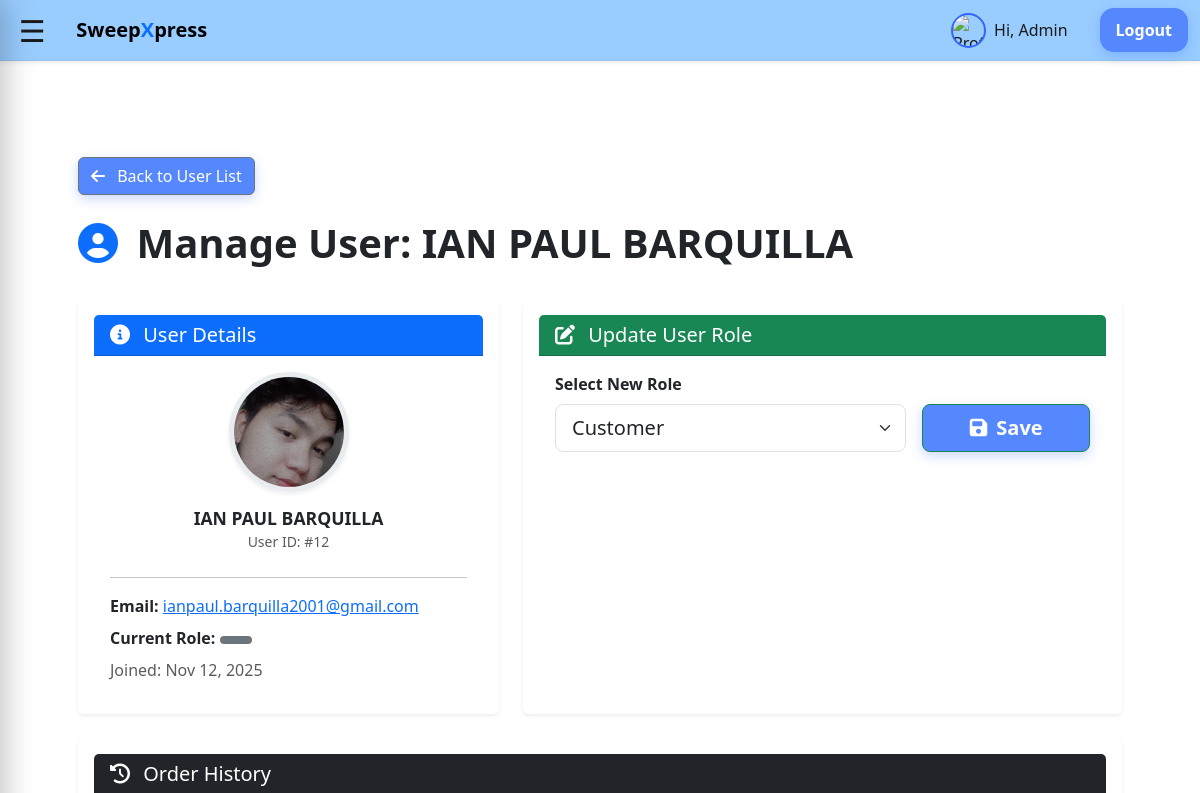
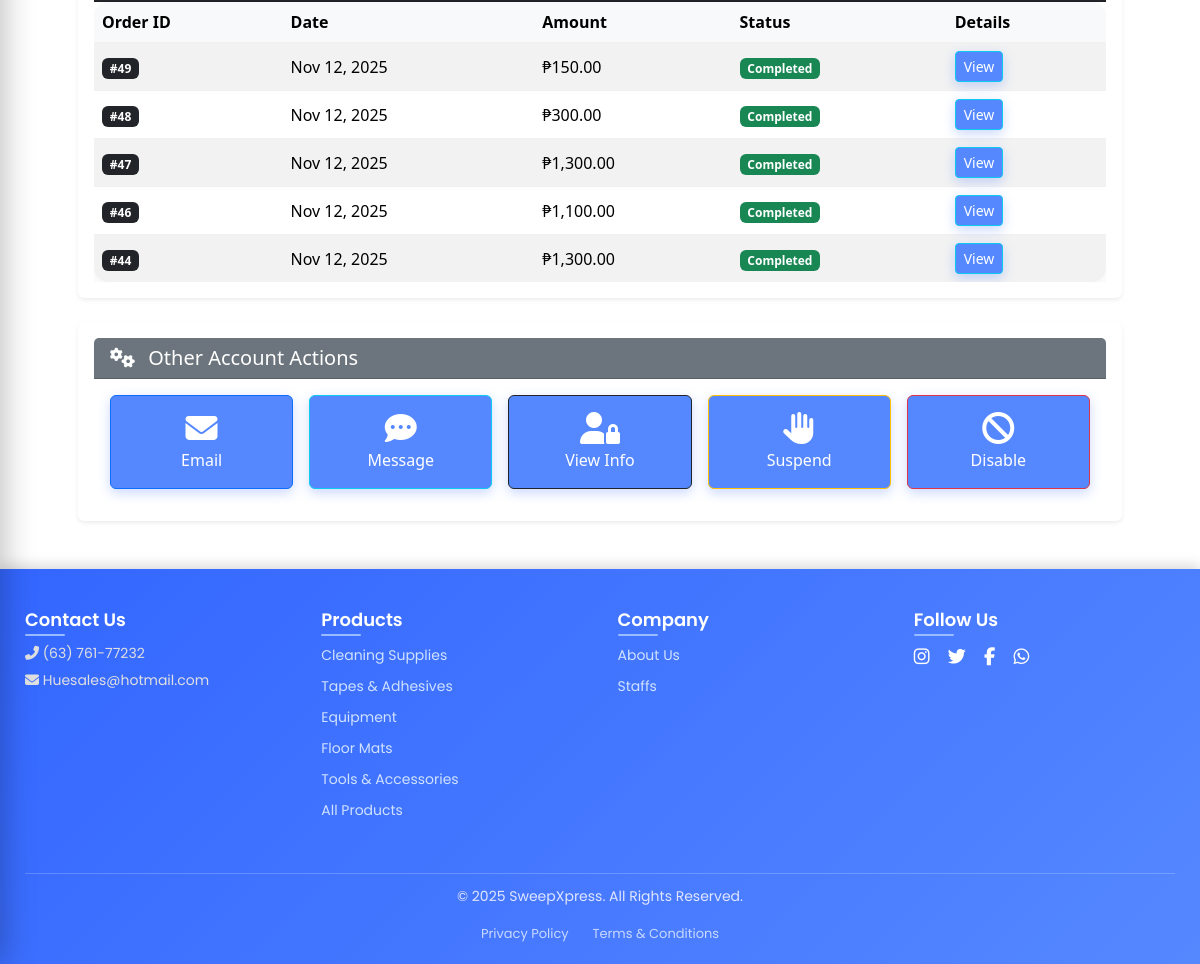
The page /admin/user_actions.php?id=12 (signed in) on the database its author committed (2 pictures, top to bottom).
### tables this page shows
CREATE TABLE `users` (
  `id` int(11) NOT NULL,
  `google_id` varchar(255) DEFAULT NULL,
  `name` varchar(120) NOT NULL,
  `username` varchar(50) NOT NULL,
  `email` varchar(190) NOT NULL,
  `password_hash` varchar(255) NOT NULL,
  `profile_image` varchar(255) DEFAULT NULL,
  `role` enum('customer','admin','business') NOT NULL DEFAULT 'customer',
  `created_at` timestamp NOT NULL DEFAULT current_timestamp(),
  `phone` varchar(20) DEFAULT NULL,
  `dark_mode` tinyint(1) DEFAULT 0,
  `birth_date` date DEFAULT NULL,
  `street_address` varchar(255) DEFAULT NULL,
  `city` varchar(100) DEFAULT NULL,
  `zip_code` varchar(20) DEFAULT NULL,
  `phone_number` varchar(20) DEFAULT NULL,
  `gender` varchar(10) DEFAULT NULL
);

CREATE TABLE `orders` (
  `id` int(11) NOT NULL,
  `user_id` int(11) DEFAULT NULL,
  `total` decimal(10,2) NOT NULL DEFAULT 0.00,
  `address` varchar(255) DEFAULT NULL,
  `status` enum('pending','preparing','delivered','completed','cancellation_requested','cancelled') NOT NULL DEFAULT 'pending',
  `created_at` timestamp NOT NULL DEFAULT current_timestamp(),
  `payment_method` varchar(50) NOT NULL DEFAULT 'COD',
  `payment_status` varchar(50) NOT NULL DEFAULT 'pending',
  `customer_name` varchar(120) DEFAULT NULL,
  `notes` text DEFAULT NULL,
  `cancellation_reason` text DEFAULT NULL,
  `admin_note` text DEFAULT NULL,
  `po_number` varchar(50) DEFAULT NULL,
  `payment_terms` varchar(100) DEFAULT NULL,
  `order_type` varchar(10) NOT NULL DEFAULT 'B2C'
);

### admin/user_actions.php (the view, shortened to what this page needs)
<?php
require_once __DIR__ . '/../includes/header.php';
$userId = $_GET['id'] ?? null;
try {
    $stmt = $pdo->prepare("
        SELECT id, name, email, role, created_at, profile_image
        FROM users
        WHERE id = ?
    ");
    $stmt->execute([$userId]);
    $user = $stmt->fetch(PDO::FETCH_ASSOC);
    $orders = $pdo->prepare("
        SELECT id, status, total, created_at
        FROM orders
        WHERE user_id = ?
        ORDER BY created_at DESC
    ");
    $orders->execute([$userId]);
    $orderHistory = $orders->fetchAll(PDO::FETCH_ASSOC);
} catch (PDOException $e) {
    die("<div class='container p-5'><div class='alert alert-danger'>Database error: " . htmlspecialchars($e->getMessage()) . "</div></div>");
}
function get_gravatar_url($email, $s = 150, $d = 'identicon', $r = 'g') {
    $hash = md5(strtolower(trim($email)));
    return "https://www.gravatar.com/avatar/$hash?s=$s&d=$d&r=$r";
}
function get_role_badge_class_actions($role) {
    return match($role) {
        'admin' => 'bg-danger',
        'customer' => 'bg-primary',
        'business' => 'bg-success',
        default => 'bg-secondary'
    };
}
function get_status_badge_class($status) {
    $status = strtolower($status);
    return match($status) {
        'delivered', 'completed' => 'bg-success text-white',
        'preparing', 'shipped' => 'bg-info text-white',
        'pending' => 'bg-warning text-dark',
        'cancelled' => 'bg-danger text-white',
        default => 'bg-secondary text-white'
    };
}
$uploadedImagePath = $user['profile_image'] ?? null;
$gravatarUrl = get_gravatar_url($user['email'], 120);
$displayImagePath = htmlspecialchars($uploadedImagePath ?: $gravatarUrl);
?>
<link href="https://cdn.jsdelivr.net/npm/bootstrap@5.3.3/dist/css/bootstrap.min.css" rel="stylesheet">
<link rel="stylesheet" href="https://cdnjs.cloudflare.com/ajax/libs/font-awesome/6.5.2/css/all.min.css">
<div class="container p-4 p-lg-5">
    <a href="customer_management.php" class="btn btn-outline-secondary mb-4">
        <i class="fas fa-arrow-left me-2"></i> Back to User List
    </a>
    <div class="d-flex justify-content-between align-items-center mb-4">
        <h1 class="fw-bolder text-dark">
            <i class="fas fa-user-circle text-primary me-2"></i> Manage User: <?= htmlspecialchars($user['name']); ?>
        </h1>
    </div>
    <div class="row g-4">
        <div class="col-lg-5">
            <div class="card border-0 shadow-sm h-100">
                <div class="card-header bg-primary text-white">
                    <h5 class="mb-0"><i class="fas fa-info-circle me-2"></i> User Details</h5>
                </div>
                <div class="card-body text-center">
                    <div class="mb-4">
                        <img
                            src="<?= $displayImagePath ?>"
                            alt="<?= htmlspecialchars($user['name']); ?>'s Profile Image"
                            class="rounded-circle border border-5 border-light-subtle shadow-sm"
                            style="width: 120px; height: 120px; object-fit: cover;"
                        >
                        <h3 class="mt-3 mb-0 fw-bold"><?= htmlspecialchars($user['name']); ?></h3>
                        <p class="text-muted"><small>User ID: #<?= $user['id']; ?></small></p>
                    </div>
                    <hr>
                    <p class="mb-2 text-start"><strong>Email:</strong> <a href="mailto:<?= htmlspecialchars($user['email']); ?>"><?= htmlspecialchars($user['email']); ?></a></p>
                    <p class="mb-2 text-start">
                        <strong>Current Role:</strong>
                        <span id="currentRoleBadge" class="badge <?= get_role_badge_class_actions($user['role']) ?> px-3 py-1">
                        </span>
                    </p>
                    <p class="mb-0 text-muted text-start">Joined: <?= date("M d, Y", strtotime($user['created_at'])); ?></p>
                </div>
            </div>
        </div>
        <div class="col-lg-7">
            <div class="card border-0 shadow-sm h-100">
                <div class="card-header bg-success text-white">
                    <h5 class="mb-0"><i class="fas fa-edit me-2"></i> Update User Role</h5>
                </div>
                <div class="card-body">
                    <form id="roleUpdateForm" class="row g-3">
                        <div class="col-sm-8">
                            <label for="userRole" class="form-label fw-bold">Select New Role</label>
                            <select id="userRole" name="role" class="form-select form-select-lg">
                                <option value="customer" <?= ($user['role'] == 'customer') ? 'selected' : ''; ?>>Customer</option>
                            </select>
                        </div>
                        <div class="col-sm-4 d-flex align-items-end">
                            <button type="submit" id="saveRoleBtn" class="btn btn-success btn-lg w-100 fw-bold">
                                <i class="fas fa-save me-1"></i> Save
                            </button>
                        </div>
                    </form>
                </div>
            </div>
        </div>
        <div class="col-12">
            <div class="card border-0 shadow-sm">
                <div class="card-header bg-dark text-white">
                    <h5 class="mb-0"><i class="fas fa-history me-2"></i> Order History</h5>
                </div>
                <div class="card-body p-0">
                    <?php if (count($orderHistory) > 0): ?>
                        <div class="table-responsive">
                            <table class="table table-striped table-hover align-middle mb-0">
                                <thead class="table-light">
                                    <tr>
                                        <th>Order ID</th>
                                        <th>Date</th>
                                        <th>Amount</th>
                                        <th>Status</th>
                                        <th>Details</th>
                                    </tr>
                                </thead>
                                <tbody>
                                    <?php foreach ($orderHistory as $order): ?>
                                        <tr>
                                            <td><span class="badge bg-dark">#<?= $order['id']; ?></span></td>
                                            <td><?= date("M d, Y", strtotime($order['created_at'])); ?></td>
                                            <td>₱<?= number_format($order['total'], 2); ?></td>
                                            <td>
                                                <span class="badge <?= get_status_badge_class($order['status']); ?>">
                                                    <?= ucfirst($order['status']); ?>
                                                </span>
                                            </td>
                                            <td>
                                                <a href="order_details.php?id=<?= $order['id']; ?>" class="btn btn-sm btn-outline-info">View</a>
                                            </td>
                                        </tr>
                                    <?php endforeach; ?>
                                </tbody>
                            </table>
                        </div>
                    <?php endif; ?>
                </div>
            </div>
        </div>
        <div class="col-12">
            <div class="card border-0 shadow-sm">
                <div class="card-header bg-secondary text-white">
                    <h5 class="mb-0"><i class="fas fa-cogs me-2"></i> Other Account Actions</h5>
                </div>
                <div class="card-body">
                    <div class="row row-cols-2 row-cols-md-5 g-3 text-center">
                        <div class="col">
                            <a href="mailto:<?= htmlspecialchars($user['email']); ?>" class="btn btn-outline-primary w-100 py-3">
                                <i class="fas fa-envelope fa-2x d-block mb-1"></i>
                                Email
                            </a>
                        </div>
                        <div class="col">
                            <a href="message.php?user_id=<?= $user['id']; ?>" class="btn btn-outline-info w-100 py-3">
                                <i class="fas fa-comment-dots fa-2x d-block mb-1"></i>
                                Message
                            </a>
                        </div>
                        <div class="col">
                            <a href="view_info.php?user_id=<?= $user['id']; ?>" class="btn btn-outline-dark w-100 py-3">
                                <i class="fas fa-user-lock fa-2x d-block mb-1"></i>
                                View Info
                            </a>
                        </div>
                        <div class="col">
                            <a href="suspend.php?user_id=<?= $user['id']; ?>" class="btn btn-outline-warning w-100 py-3">
                                <i class="fas fa-hand-paper fa-2x d-block mb-1"></i>
                                Suspend
                            </a>
                        </div>
                        <div class="col">
                            <a href="disable.php?user_id=<?= $user['id']; ?>" class="btn btn-outline-danger w-100 py-3">
                                <i class="fas fa-ban fa-2x d-block mb-1"></i>
                                Disable
                            </a>
                        </div>
                    </div>
                </div>
            </div>
        </div>
    </div>
</div>
<?php require_once __DIR__ . '/../includes/footer.php'; ?>

### assets/style.css (style rules this page uses)
* { box-sizing: border-box; -webkit-font-smoothing: antialiased; }
body { margin: 0; font-family: -apple-system, BlinkMacSystemFont, "Segoe UI", Roboto, Inter, Arial, sans-serif; background: #f5f7fa; color: #1a1a1a; line-height: 1.5; }
.container { max-width: 1100px; margin: 0 auto; padding: 16px; }
nav a.btn, .btn { background: #5588ff !important; color: #fff !important; padding: 10px 16px; border-radius: 14px; font-weight: 600; text-decoration: none; border: none; cursor: pointer; box-shadow: 0 4px 12px rgba(51,102,255,0.25); transition: transform 0.1s, opacity 0.2s; }
.card { background:#feffff; border-radius:18px; padding:16px; box-shadow:0 6px 20px rgba(0,0,0,.06); display:flex; flex-direction:column; justify-content:space-between; height:100%; transition:transform .15s,box-shadow .15s; }
.card img { width:100%; height:160px; object-fit:cover; border-radius:14px; flex-shrink:0; }
.card h3 { margin:12px 0 6px; font-size:1.1rem; font-weight:600; flex-grow:0; }
.card p { flex-grow:1; }
input, textarea, select { width: 100%; padding: 12px 14px; border: 1px solid #e5e7eb; border-radius: 12px; font-size: 1rem; transition: border 0.2s, box-shadow 0.2s; }
.table { width: 100%; border-collapse: collapse; background: #fff; border-radius: 14px; overflow: hidden; box-shadow: 0 6px 18px rgba(0,0,0,0.05); }
.table th, .table td { padding: 14px; border-bottom: 1px solid #f0f0f0; text-align: left; }
.table tr:last-child td { border-bottom: none; }
.badge { background: rgba(85, 136, 255, 0.15); color: #3366ff; padding: 4px 10px; border-radius: 999px; font-size: 12px; font-weight: 500; }
body { background: #f9fafb; font-family: Arial, sans-serif; }

### rows shown on the page
users: name "IAN PAUL BARQUILLA", profile_image (picture), id "12", email "ianpaul.barquilla2001@gmail.com", created_at "Nov 12, 2025"
orders: id "49", created_at "Nov 12, 2025", total "150.00", status "Completed"
orders: id "48", created_at "Nov 12, 2025", total "300.00", status "Completed"
orders: id "47", created_at "Nov 12, 2025", total "1,300.00", status "Completed"
orders: id "46", created_at "Nov 12, 2025", total "1,100.00", status "Completed"
orders: id "44", created_at "Nov 12, 2025", total "1,300.00", status "Completed"

### other values the page prints
$displayName "Admin"
